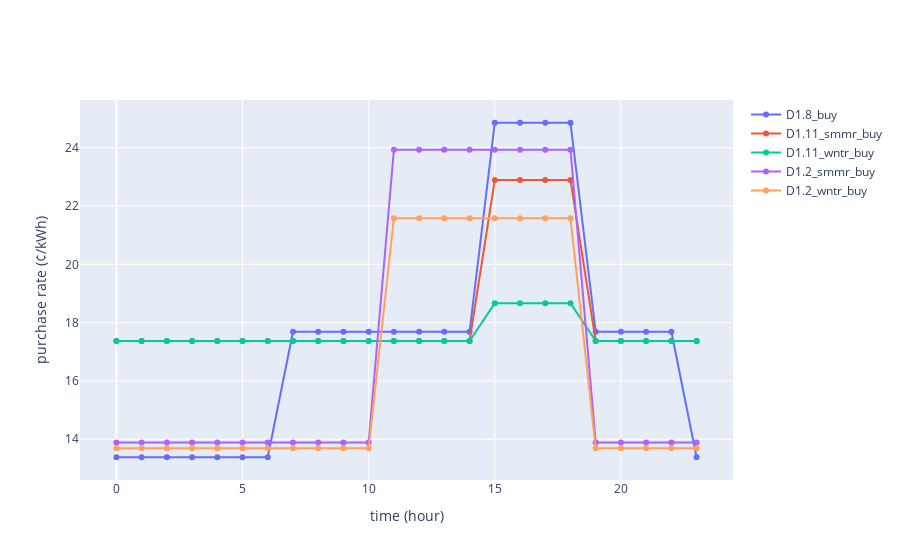

Notebook code for this chart:
### Code cell
fig2 = go.Figure()
fig2.add_trace(
    go.Scatter(
        x=np.linspace(0, 23, 24),
        y=D1_8.buy,
        name="D1.8_buy",
        mode="lines+markers",
    )
)
fig2.add_trace(
    go.Scatter(
        x=np.linspace(0, 23, 24),
        y=D1_11.smmr_buy,
        name="D1.11_smmr_buy",
        mode="lines+markers",
    )
)
fig2.add_trace(
    go.Scatter(
        x=np.linspace(0, 23, 24),
        y=D1_11.wntr_buy,
        name="D1.11_wntr_buy",
        mode="lines+markers",
    )
)
fig2.add_trace(
    go.Scatter(
        x=np.linspace(0, 23, 24),
        y=D1_2.smmr_buy,
        name="D1.2_smmr_buy",
        mode="lines+markers",
    )
)
fig2.add_trace(
    go.Scatter(
        x=np.linspace(0, 23, 24),
        y=D1_2.wntr_buy,
        name="D1.2_wntr_buy",
        mode="lines+markers",
    )
)
# Update axis labels
fig2.update_xaxes(title_text="time (hour)")

# fig.update_yaxes
fig2.update_yaxes(title_text="purchase rate (¢/kWh)")

# plot output
fig2.show("svg")

### Figure 1 — Plotly figure (JSON) as saved in the notebook; plotly's stock layout.template omitted (floating-point values rounded to 4 significant figures; data arrays with more than 128 entries replaced by an {"elided": "..."} marker saying what was removed)
{"data": [{"mode": "lines+markers", "name": "D1.8_buy", "type": "scatter", "x": [0, 1, 2, 3, 4, 5, 6, 7, 8, 9, 10, 11, 12, 13, 14, 15, 16, 17, 18, 19, 20, 21, 22, 23], "y": [13.38, 13.38, 13.38, 13.38, 13.38, 13.38, 13.38, 17.68, 17.68, 17.68, 17.68, 17.68, 17.68, 17.68, 17.68, 24.86, 24.86, 24.86, 24.86, 17.68, 17.68, 17.68, 17.68, 13.38]}, {"mode": "lines+markers", "name": "D1.11_smmr_buy", "type": "scatter", "x": [0, 1, 2, 3, 4, 5, 6, 7, 8, 9, 10, 11, 12, 13, 14, 15, 16, 17, 18, 19, 20, 21, 22, 23], "y": [17.37, 17.37, 17.37, 17.37, 17.37, 17.37, 17.37, 17.37, 17.37, 17.37, 17.37, 17.37, 17.37, 17.37, 17.37, 22.9, 22.9, 22.9, 22.9, 17.37, 17.37, 17.37, 17.37, 17.37, 17.37, 17.37, 17.37, 17.37, 17.37, 17.37, 17.37, 17.37, 17.37, 17.37, 17.37, 17.37, 17.37, 17.37, 17.37, 22.9, 22.9, 22.9, 22.9, 17.37, 17.37, 17.37, 17.37, 17.37, 17.37, 17.37, 17.37, 17.37, 17.37, 17.37, 17.37, 17.37, 17.37, 17.37, 17.37, 17.37, 17.37, 17.37, 17.37, 22.9, 22.9, 22.9, 22.9, 17.37, 17.37, 17.37, 17.37, 17.37, 17.37, 17.37, 17.37, 17.37, 17.37, 17.37, 17.37, 17.37, 17.37, 17.37, 17.37, 17.37, 17.37, 17.37, 17.37, 22.9, 22.9, 22.9, 22.9, 17.37, 17.37, 17.37, 17.37, 17.37]}, {"mode": "lines+markers", "name": "D1.11_wntr_buy", "type": "scatter", "x": [0, 1, 2, 3, 4, 5, 6, 7, 8, 9, 10, 11, 12, 13, 14, 15, 16, 17, 18, 19, 20, 21, 22, 23], "y": {"elided": "192 float values"}}, {"mode": "lines+markers", "name": "D1.2_smmr_buy", "type": "scatter", "x": [0, 1, 2, 3, 4, 5, 6, 7, 8, 9, 10, 11, 12, 13, 14, 15, 16, 17, 18, 19, 20, 21, 22, 23], "y": [13.89, 13.89, 13.89, 13.89, 13.89, 13.89, 13.89, 13.89, 13.89, 13.89, 13.89, 23.93, 23.93, 23.93, 23.93, 23.93, 23.93, 23.93, 23.93, 13.89, 13.89, 13.89, 13.89, 13.89, 13.89, 13.89, 13.89, 13.89, 13.89, 13.89, 13.89, 13.89, 13.89, 13.89, 13.89, 23.93, 23.93, 23.93, 23.93, 23.93, 23.93, 23.93, 23.93, 13.89, 13.89, 13.89, 13.89, 13.89, 13.89, 13.89, 13.89, 13.89, 13.89, 13.89, 13.89, 13.89, 13.89, 13.89, 13.89, 23.93, 23.93, 23.93, 23.93, 23.93, 23.93, 23.93, 23.93, 13.89, 13.89, 13.89, 13.89, 13.89, 13.89, 13.89, 13.89, 13.89, 13.89, 13.89, 13.89, 13.89, 13.89, 13.89, 13.89, 23.93, 23.93, 23.93, 23.93, 23.93, 23.93, 23.93, 23.93, 13.89, 13.89, 13.89, 13.89, 13.89, 13.89, 13.89, 13.89, 13.89, 13.89, 13.89, 13.89, 13.89, 13.89, 13.89, 13.89, 23.93, 23.93, 23.93, 23.93, 23.93, 23.93, 23.93, 23.93, 13.89, 13.89, 13.89, 13.89, 13.89]}, {"mode": "lines+markers", "name": "D1.2_wntr_buy", "type": "scatter", "x": [0, 1, 2, 3, 4, 5, 6, 7, 8, 9, 10, 11, 12, 13, 14, 15, 16, 17, 18, 19, 20, 21, 22, 23], "y": {"elided": "168 float values"}}], "layout": {"xaxis": {"title": {"text": "time (hour)"}}, "yaxis": {"title": {"text": "purchase rate (¢/kWh)"}}}}
